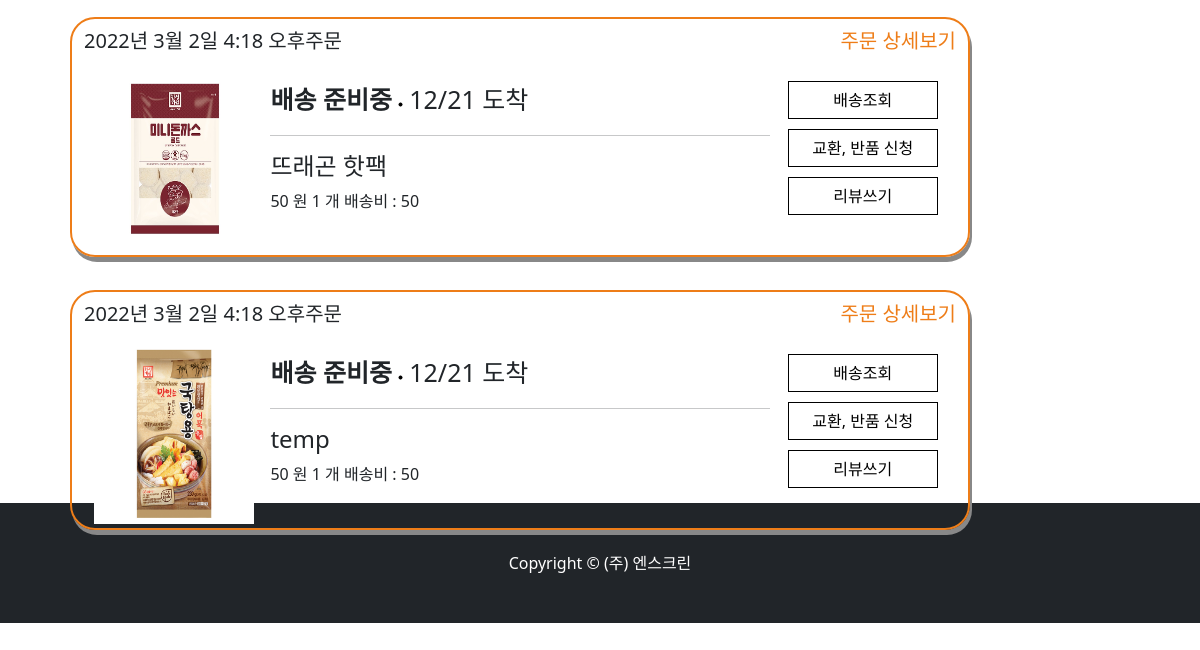
The page /mypage/orderhistory/ (signed in, lower part) on the database as committed earlier.
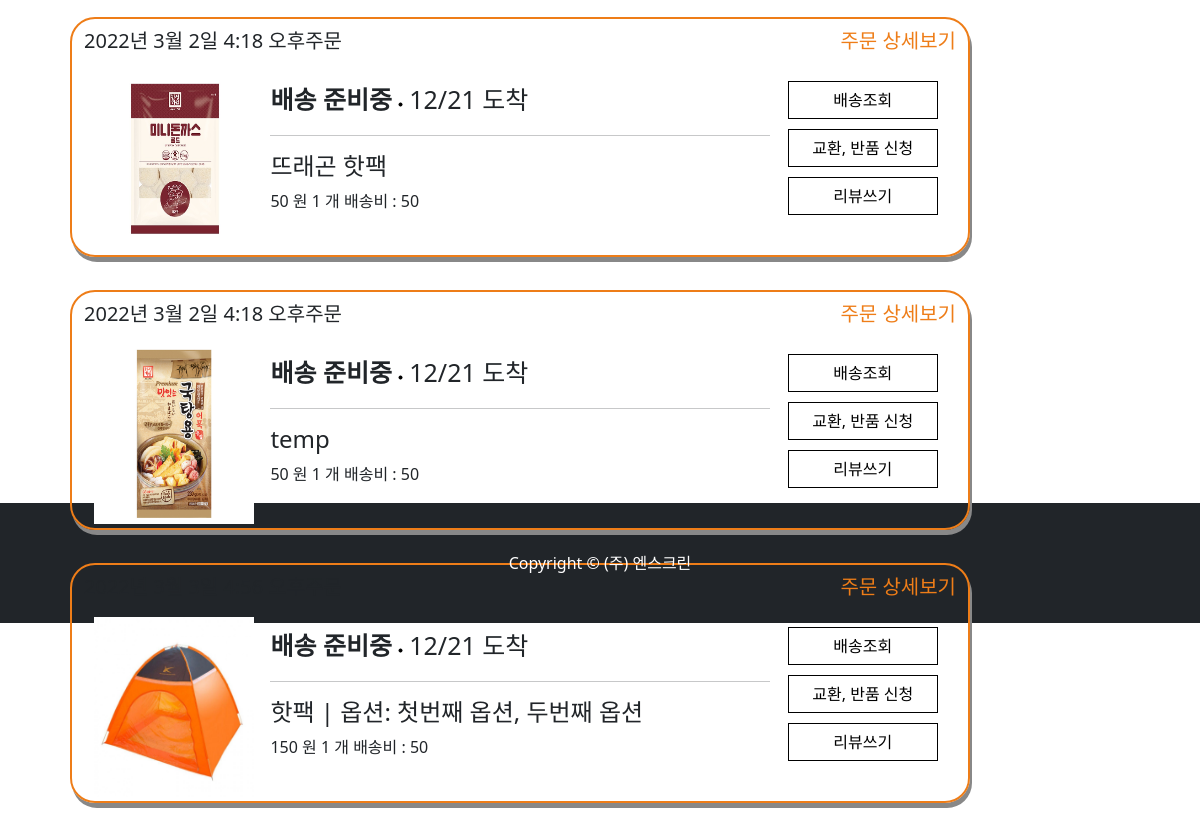
The same page on the database as committed later.
### store/models.py (models this page shows, shortened)
class OrderItem(models.Model):
    product = models.ForeignKey(Product, on_delete=models.SET_NULL, null=True)
    order = models.ForeignKey(Order, on_delete=models.SET_NULL, null=True, blank=True)
    orderHistory = models.ForeignKey(OrderHistory, on_delete=models.SET_NULL, null=True)
    deliver_state = models.CharField(max_length=200, null=True, blank=True)
    quantity = models.IntegerField(default=0, null=True, blank=True)
    date_added = models.DateTimeField(auto_now_add=True)
    item_option_bool = models.BooleanField(default=False, blank=False, null=True)
    @property
    def get_all_option_name(self):
        orderOptions = self.orderitemoption_set.all()  # 해당 order의 자식 가져와서
        data = ""
        for name in orderOptions:
            data += name.get_option_name +", "
        data = data.strip(', ')
        return data
    @property #배송비
    def get_delivery_price(self):
        return self.product.shipment_price
    @property #옵션 포함 가격
    def get_all_total(self):
        total = self.product.price_discount * self.quantity
        orderOptions = self.orderitemoption_set.all()  # 해당 order의 자식 가져와서
        total += sum([item.get_total for item in orderOptions])  # 다더함함
        return total

class OrderHistory(models.Model):
    customer = models.ForeignKey(Customer, on_delete=models.SET_NULL, null=True, blank=True)
    order_name = models.CharField(max_length=200, null=True, blank=True)
    date_ordered = models.DateTimeField(auto_now_add=True)
    date_completed = models.DateTimeField(null=True, blank=True)
    track_number = models.IntegerField(null=True, blank=True)
    payment_state = models.BooleanField(default=False)
    shipping_fee = models.IntegerField(null=True, blank=True)
    order_number = models.IntegerField(null=True, blank=True)
    email = models.EmailField(null=True,blank=True)
    total_fee = models.IntegerField(null=True, blank=True)
    post_code = models.CharField(max_length=200, null=True, blank=True)
    recipent_address1 = models.CharField(max_length=200, null=False)
    recipent_address2 = models.CharField(max_length=200, null=False)
    recipent_number = models.CharField(max_length=50, null=False)
    recipent_name = models.CharField(max_length=50, null=False)
    order_request = models.CharField(max_length=100, null=False)
    orderer_number = models.CharField(max_length=100, null=False)
    orderer_name = models.CharField(max_length=100, null=False)
    receipt_url = models.CharField(max_length=500, null=True,blank=True)
    status = models.CharField(max_length=100, null=True,blank=True)
    emb_pg_provider = models.CharField(max_length=100, null=True,blank=True)
    imp_uid = models.CharField(max_length=100, null=True,blank=True)
    pay_method = models.CharField(max_length=100, null=True,blank=True)

class Product(models.Model):
    product_name = models.CharField(max_length=200)
    price = models.FloatField(null=False, blank=False)
    image_detail = models.ImageField(null=True, blank=True)
    image_title = models.ImageField(null=True, blank=True)
    image_introduce = models.ImageField(null=True, blank=True)
    seller_code = models.CharField(max_length=50, null=False, blank=False)
    price_discount = models.FloatField(null=True)
    discount = models.IntegerField(null=True)
    stock = models.IntegerField()
    first_title = models.CharField(max_length=200)
    second_title = models.CharField(max_length=200)
    shipment_price = models.IntegerField(blank=True)
    hash_tag = models.CharField(max_length=200)
    option_bool = models.BooleanField(default=False, blank=False, null=True)
    collection_tag = models.CharField(max_length=200, null=True)
    item_company = models.CharField(null=False, max_length=200)
    product_status = models.BooleanField(default=False, blank=False, null=True)

class OrderItemOption(models.Model):
    order_item_option = models.ForeignKey(OrderItem, on_delete=models.CASCADE, null=True)
    product_option = models.ForeignKey(ProductOption, on_delete=models.CASCADE, null=True)
    quantity = models.IntegerField(default=0, null=True, blank=True)
    @property
    def get_option_name(self):
        return self.product_option.option_name
    @property
    def get_total(self):
        total = self.product_option.option_price * self.quantity
        return total

class ProductOption(models.Model):
    product = models.ForeignKey(Product, on_delete=models.CASCADE, null=True)
    option_name = models.CharField(max_length=200)
    option_seller_code = models.CharField(max_length=50, null=False, blank=False)
    option_price = models.FloatField(null=False, blank=False)
    option_stock = models.IntegerField()
    option_status = models.BooleanField(default=False, blank=False, null=True)

### store/views.py (the view)
# urls.py: path('mypage/orderhistory/', views.orderhistory, name="orderhistory"),
@login_required(login_url='/login')
def orderhistory(request):
    customer = request.user.customer
    orderHistory = OrderHistory.objects.filter(customer=customer)
    orderItem = []
    for order in orderHistory:
        orderItem += order.orderitem_set.all()
    context = {'orderHistory': orderHistory, 'orderItem': orderItem}
    return render(request, 'mypage/orderhistory.html', context)

### store/templates/mypage/orderhistory.html (shortened to what this page needs)
{% extends 'store/mypage.html' %}
{% load static %}
{% block mypage %}
    <div class="container" style=" height: 90rem">
        {% for item in orderItem %}
            <div class=" container" id="rcorners2" style=" height: 15rem;">
                <div class="item" style="padding-top: 10px">
                    <div><h5>{{ item.orderHistory.date_completed }}주문<a class="orderlist-detail" href="{% url 'orderdetail' %}"
                                                                 style="float: right">주문 상세보기</a></h5>
                    </div>
                </div>
                <div class="item" style="padding: 10px; height: 200px">
                    <div class="container-orderlist" style="flex-direction: row;">
                        <div class="item-orderlist-picture">
                            <img style="width: 160px; height: 180px" src={{ item.product.image_title.url }}  alt="..."/>
                        </div>
                        <div class="item-orderlist-info" style=" margin: 10px;">
                            <span style="font-size: 25px; "><b>배송 준비중</b></span>
                            <span><img src="{% static 'images/dot.png' %}" width="9" height="9"></span>
                            <span style="font-size: 25px; padding-bottom: 5px">12/21 도착 </span>
                            <hr>
                            {% if item.item_option_bool == True %}
                                <h4>{{ item.product.product_name }} | 옵션: {{ item.get_all_option_name }}</h4>
                            {% else %}
                                <h4>{{ item.product.product_name }}</h4>
                            {% endif %}
                            <span>{{ item.get_all_total | floatformat:0 }} 원 <span> {{ item.quantity }} 개</span> 배송비 : {{ item.get_delivery_price }}</span>
                        </div>
                        <div class="item-orderlist-button">
                            <div class="center-orderlist-option">
                                <a class="nav-link-mypage btn"
                                   style="border-style: groove; border-color: black; width: 150px" href="/">배송조회</a>
                            </div>
                            <div class="center-orderlist-option">
                                <a class="nav-link-mypage btn"
                                   style="border-style: groove; border-color: black; width: 150px" href="{% url 'cs' item.orderHistory.order_number item.product.seller_code %} ">교환, 반품 신청</a>
                            </div>
                            <div class="center-orderlist-option">
                                <a class="nav-link-mypage btn"
                                   style="border-style: groove; border-color: black; width: 150px" href="/">리뷰쓰기</a>
                            </div>
                        </div>
                    </div>
                </div>
            </div>
        {% endfor %}
    </div>
{% endblock mypage %}

### store/templates/store/mypage.html (shortened to what this page needs)
{% extends 'store/main.html' %}
{% load static %}
{% block content %}
    <section class="py-5 ">
        <div class="container">
            <div class="container-mypage" style=" height: 90rem">
                <div class="item-mypage-info">
                    {% block mypage %}{% endblock mypage %}
                </div>
            </div>
        </div>
    </section>
{% endblock content %}

### store/templates/store/main.html (shortened to what this page needs)
<!DOCTYPE html>
{% load static %}
<html lang="en">
<head>
    <link rel="stylesheet" type="text/css" href="{% static 'css/styles.css' %}">
    <link rel="stylesheet" type="text/css" href="{% static 'css/my.css' %}">
    <link href="https://cdnjs.cloudflare.com/ajax/libs/font-awesome/5.13.0/css/all.min.css" rel="stylesheet">
</head>
<body>
{% block content %}{% endblock content %}
<footer class="py-5 bg-dark">
    <div class="container"><p class="m-0 text-center text-white">Copyright &copy; (주) 엔스크린</p></div>
</footer>
</body>
</html>

### store/templates/store/navbar.html (shortened to what this page needs)
{% load static %}

Rows that differ between the two databases and show on the page:
added OrderItem: product.image_title (picture), product.product_name "핫팩", get_all_option_name "첫번째 옵션, 두번째 옵션", get_all_total "150", quantity "1", get_delivery_price "50"
